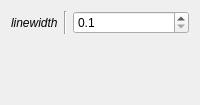
                <widget class="QWidget" name="line">
                 <layout class="QGridLayout" name="gridLayout_9">
                  <item row="1" column="0">
                   <widget class="QLabel" name="label_15">
                    <property name="font">
                     <font>
                      <italic>true</italic>
                     </font>
                    </property>
                    <property name="text">
                     <string>linewidth</string>
                    </property>
                   </widget>
                  </item>
                  <item row="1" column="1">
                   <widget class="Line" name="line_15">
                    <property name="orientation">
                     <enum>Qt::Vertical</enum>
                    </property>
                   </widget>
                  </item>
                  <item row="1" column="2">
                   <widget class="QDoubleSpinBox" name="_sig_lw">
                    <property name="decimals">
                     <number>1</number>
                    </property>
                    <property name="minimum">
                     <double>0.100000000000000</double>
                    </property>
                    <property name="singleStep">
                     <double>0.100000000000000</double>
                    </property>
                   </widget>
                  </item>
                  <item row="2" column="2">
                   <spacer name="horizontalSpacer_7">
                    <property name="orientation">
                     <enum>Qt::Horizontal</enum>
                    </property>
                    <property name="sizeHint" stdset="0">
                     <size>
                      <width>40</width>
                      <height>20</height>
                     </size>
                    </property>
                   </spacer>
                  </item>
                  <item row="3" column="0">
                   <spacer name="verticalSpacer_4">
                    <property name="orientation">
                     <enum>Qt::Vertical</enum>
                    </property>
                    <property name="sizeHint" stdset="0">
                     <size>
                      <width>20</width>
                      <height>40</height>
                     </size>
                    </property>
                   </spacer>
                  </item>
                 </layout>
                </widget>
